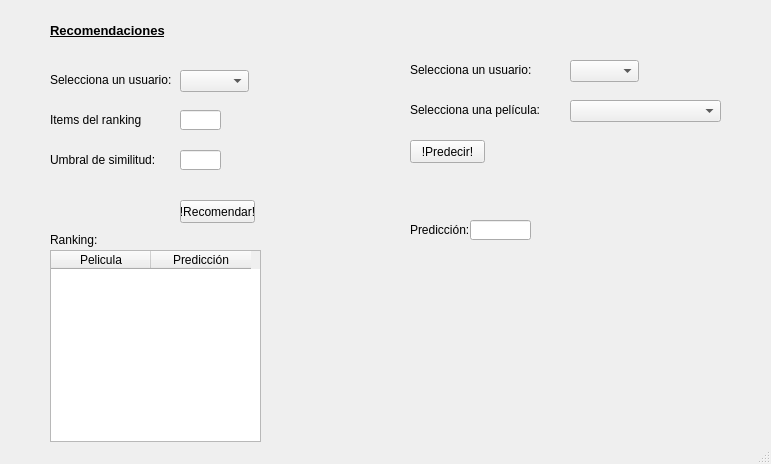
<?xml version="1.0" encoding="UTF-8"?>
<ui version="4.0">
 <class>MainWindow</class>
 <widget class="QMainWindow" name="MainWindow">
  <property name="geometry">
   <rect>
    <x>0</x>
    <y>0</y>
    <width>771</width>
    <height>464</height>
   </rect>
  </property>
  <property name="windowTitle">
   <string>Mi Recomendador</string>
  </property>
  <property name="styleSheet">
   <string notr="true"/>
  </property>
  <widget class="QWidget" name="centralwidget">
   <widget class="QLabel" name="label">
    <property name="geometry">
     <rect>
      <x>50</x>
      <y>20</y>
      <width>121</width>
      <height>21</height>
     </rect>
    </property>
    <property name="text">
     <string>&lt;html&gt;&lt;head/&gt;&lt;body&gt;&lt;p&gt;&lt;span style=&quot; font-size:10pt; font-weight:600; text-decoration: underline;&quot;&gt;Recomendaciones&lt;/span&gt;&lt;/p&gt;&lt;/body&gt;&lt;/html&gt;</string>
    </property>
   </widget>
   <widget class="QLabel" name="label_2">
    <property name="geometry">
     <rect>
      <x>50</x>
      <y>110</y>
      <width>101</width>
      <height>21</height>
     </rect>
    </property>
    <property name="text">
     <string>&lt;html&gt;&lt;head/&gt;&lt;body&gt;&lt;p&gt;&lt;span style=&quot; font-size:9pt;&quot;&gt;Items del ranking&lt;/span&gt;&lt;/p&gt;&lt;/body&gt;&lt;/html&gt;</string>
    </property>
   </widget>
   <widget class="QComboBox" name="boxUsuariosRanking">
    <property name="geometry">
     <rect>
      <x>180</x>
      <y>70</y>
      <width>69</width>
      <height>22</height>
     </rect>
    </property>
   </widget>
   <widget class="QLabel" name="label_3">
    <property name="geometry">
     <rect>
      <x>50</x>
      <y>70</y>
      <width>131</width>
      <height>21</height>
     </rect>
    </property>
    <property name="text">
     <string>&lt;html&gt;&lt;head/&gt;&lt;body&gt;&lt;p&gt;&lt;span style=&quot; font-size:9pt;&quot;&gt;Selecciona un usuario:&lt;/span&gt;&lt;/p&gt;&lt;/body&gt;&lt;/html&gt;</string>
    </property>
   </widget>
   <widget class="QLabel" name="label_4">
    <property name="geometry">
     <rect>
      <x>50</x>
      <y>150</y>
      <width>111</width>
      <height>21</height>
     </rect>
    </property>
    <property name="text">
     <string>&lt;html&gt;&lt;head/&gt;&lt;body&gt;&lt;p&gt;&lt;span style=&quot; font-size:9pt;&quot;&gt;Umbral de similitud:&lt;/span&gt;&lt;/p&gt;&lt;/body&gt;&lt;/html&gt;</string>
    </property>
   </widget>
   <widget class="QPushButton" name="btnRecomendar">
    <property name="geometry">
     <rect>
      <x>180</x>
      <y>200</y>
      <width>75</width>
      <height>23</height>
     </rect>
    </property>
    <property name="styleSheet">
     <string notr="true"/>
    </property>
    <property name="text">
     <string>!Recomendar!</string>
    </property>
   </widget>
   <widget class="QLabel" name="label_5">
    <property name="geometry">
     <rect>
      <x>50</x>
      <y>230</y>
      <width>51</width>
      <height>21</height>
     </rect>
    </property>
    <property name="text">
     <string>&lt;html&gt;&lt;head/&gt;&lt;body&gt;&lt;p&gt;&lt;span style=&quot; font-size:9pt;&quot;&gt;Ranking:&lt;/span&gt;&lt;/p&gt;&lt;/body&gt;&lt;/html&gt;</string>
    </property>
   </widget>
   <widget class="QLabel" name="label_6">
    <property name="geometry">
     <rect>
      <x>410</x>
      <y>60</y>
      <width>121</width>
      <height>21</height>
     </rect>
    </property>
    <property name="text">
     <string>&lt;html&gt;&lt;head/&gt;&lt;body&gt;&lt;p&gt;&lt;span style=&quot; font-size:9pt;&quot;&gt;Selecciona un usuario:&lt;/span&gt;&lt;/p&gt;&lt;/body&gt;&lt;/html&gt;</string>
    </property>
   </widget>
   <widget class="QLabel" name="label_7">
    <property name="geometry">
     <rect>
      <x>410</x>
      <y>100</y>
      <width>141</width>
      <height>21</height>
     </rect>
    </property>
    <property name="text">
     <string>&lt;html&gt;&lt;head/&gt;&lt;body&gt;&lt;p&gt;&lt;span style=&quot; font-size:9pt;&quot;&gt;Selecciona una película:&lt;/span&gt;&lt;/p&gt;&lt;/body&gt;&lt;/html&gt;</string>
    </property>
   </widget>
   <widget class="QLabel" name="label_8">
    <property name="geometry">
     <rect>
      <x>410</x>
      <y>220</y>
      <width>61</width>
      <height>21</height>
     </rect>
    </property>
    <property name="text">
     <string>&lt;html&gt;&lt;head/&gt;&lt;body&gt;&lt;p&gt;&lt;span style=&quot; font-size:9pt;&quot;&gt;Predicción:&lt;/span&gt;&lt;/p&gt;&lt;/body&gt;&lt;/html&gt;</string>
    </property>
   </widget>
   <widget class="QComboBox" name="boxUsuarioPrediccion">
    <property name="geometry">
     <rect>
      <x>570</x>
      <y>60</y>
      <width>69</width>
      <height>22</height>
     </rect>
    </property>
   </widget>
   <widget class="QComboBox" name="boxPliculas">
    <property name="geometry">
     <rect>
      <x>570</x>
      <y>100</y>
      <width>151</width>
      <height>22</height>
     </rect>
    </property>
   </widget>
   <widget class="QPushButton" name="btnPredecir">
    <property name="geometry">
     <rect>
      <x>410</x>
      <y>140</y>
      <width>75</width>
      <height>23</height>
     </rect>
    </property>
    <property name="styleSheet">
     <string notr="true"/>
    </property>
    <property name="text">
     <string>!Predecir!</string>
    </property>
   </widget>
   <widget class="QTableWidget" name="tableWidget">
    <property name="geometry">
     <rect>
      <x>50</x>
      <y>250</y>
      <width>211</width>
      <height>192</height>
     </rect>
    </property>
    <column>
     <property name="text">
      <string>Pelicula</string>
     </property>
    </column>
    <column>
     <property name="text">
      <string>Predicción</string>
     </property>
    </column>
   </widget>
   <widget class="QLineEdit" name="textRanking">
    <property name="geometry">
     <rect>
      <x>180</x>
      <y>110</y>
      <width>41</width>
      <height>20</height>
     </rect>
    </property>
   </widget>
   <widget class="QLineEdit" name="textSimilitud">
    <property name="geometry">
     <rect>
      <x>180</x>
      <y>150</y>
      <width>41</width>
      <height>20</height>
     </rect>
    </property>
   </widget>
   <widget class="QLineEdit" name="textPrediccion">
    <property name="geometry">
     <rect>
      <x>470</x>
      <y>220</y>
      <width>61</width>
      <height>20</height>
     </rect>
    </property>
   </widget>
  </widget>
  <widget class="QStatusBar" name="statusbar"/>
 </widget>
 <resources/>
 <connections/>
</ui>
